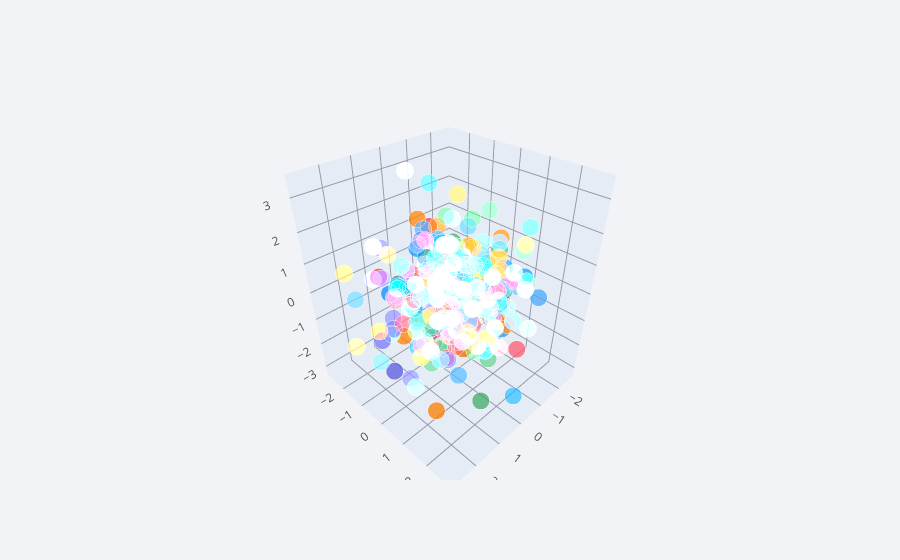

The cell this chart's notebook holds for it:
### Code cell
cf.datagen.scatter3d(2, 150, mode = 'stocks').iplot(kind = 'scatter3d', x = 'x', y= 'y', z = 'z')

### Figure 1 — Plotly figure (JSON) as saved in the notebook; plotly's stock layout.template omitted (floating-point values rounded to 4 significant figures; data arrays with more than 128 entries replaced by an {"elided": "..."} marker saying what was removed)
{"data": [{"marker": {"color": {"elided": "300 str values"}, "opacity": 0.8, "size": {"elided": "300 int values"}, "symbol": "circle"}, "mode": "markers", "text": {"elided": "300 str values"}, "type": "scatter3d", "x": {"elided": "300 float values"}, "y": {"elided": "300 float values"}, "z": {"elided": "300 float values"}}], "layout": {"legend": {"bgcolor": "#F2F3F7", "font": {"color": "#505050"}}, "paper_bgcolor": "#F2F3F7", "plot_bgcolor": "#F2F3F7", "scene": {"xaxis": {"gridcolor": "#9499A3", "showgrid": true, "tickfont": {"color": "#505050"}, "title": {"font": {"color": "#505050"}, "text": ""}, "zerolinecolor": "#9499A3"}, "yaxis": {"gridcolor": "#9499A3", "showgrid": true, "tickfont": {"color": "#505050"}, "title": {"font": {"color": "#505050"}, "text": ""}, "zerolinecolor": "#9499A3"}, "zaxis": {"gridcolor": "#9499A3", "showgrid": true, "tickfont": {"color": "#505050"}, "title": {"font": {"color": "#505050"}, "text": ""}, "zerolinecolor": "#9499A3"}}, "title": {"font": {"color": "#484848"}}}}
